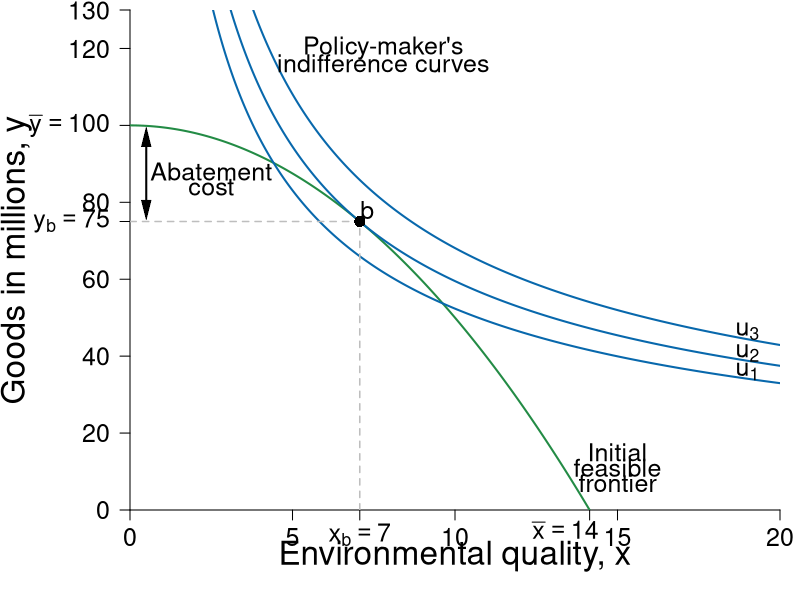

Source code (R):
#Graph Designer: Simon Halliday & Riley Boeth '17 & Madeleine Wettach '20
#Authors: Bowles, Foley and Halliday
#Title: Microeconomics: Competition, Conflict and Coordination

library(shape)
pdf(file = "constrained_optimization/indiff_feasible_environ_initial.pdf", width = 8, height = 8)
#pdf(file = "constrained_optimization/step_by_step_graphs_3/indiff_feasible_environ_initial.pdf", width = 8, height = 8)

#Set parameters for graphics
pointsize <- 1.8
axislabelsize <- 2
labelsize <- 1.5
namesize <- 1.8
annotatesize <- 1.5
graphlinewidth <- 2
segmentlinewidth <- 1.5

COL <- c("#7fc97f", "#beaed4", "#fdc086", "#ffff99", "#386cb0", "#f0027f", "#bf5b17", "#666666")
COLA <- c("#e0f3db", "#99d8c9","#66c2a4","#41ae76", "#238b45", "#005824")
COLB <- c("#4eb3d3", "#2b8cbe", "#0868ac","#084081")

#Edited the margins to cater for the larger LHS labels
par(mar =  c(4.5, 6.5, 0.5, 1))

#Feasibility frontier equation and new feasbility frontier equation with R&D

ppf <- function(x, y) {
  100-((x^2)/2)
}

ppf_rd <- function(x, y) {
  100-((x^2)/3)
}

#change alpha to .4

uFn <- function(x, y, alpha = 0.4){
  (x^alpha)*(y^(1-alpha))
}

#Add limits on axes and levels of utility for each indifference curve

ylims <- c(0, 130)
xlims <- c(0, 20)

npts <- 501 
x <- seq(xlims[1], xlims[2], length.out = npts)
y <- seq(ylims[1], ylims[2], length.out = npts) 

a <- c(27, 29.16, 31.616) #alpha = 0.4

plot(0, 0, xlim = xlims, ylim = ylims, type = "n",
     xlab = expression(paste("")),
     ylab = expression(paste("")), 
     xaxt = "n", 
     yaxt = "n", 
     cex.lab = axislabelsize, 
     bty = "n", 
     xaxs="i", 
     yaxs="i"
)

#x and y limits and ticks 

# ticksx <- seq(from = 0, to = xlims[2], by = 1)
# xlabels <- seq(from = 0, to = xlims[2], by = 1)
# ticksy <- seq(from = 0, to = ylims[2], by = 10)
# ylabels <- seq(from = 0, to = ylims[2], by = 10)

ticksx <- c(xlims[1], 5, 7.07, 10, 14.14214,15, xlims[2])
xlabels <- c(0, 5, expression(paste(x[b] == 7)),10, NA, 15, 20)
ticksy <- c(ylims[1], 20, 40, 60, ppf(x = 7.07), 80, 100, 120, ylims[2])
ylabels <- c(0, 20, 40, 60, expression(paste(y[b])  == 75), 80, expression(paste(bar(y) == 100)),120,130)
 
axis(1, at = ticksx, pos = 0, labels = xlabels, cex.axis = labelsize)
axis(2, at = ticksy, pos = 0, labels = ylabels, las = 1, cex.axis = labelsize)

text(13.4, -5, expression(paste(bar(x) == 14)), cex = labelsize, xpd = TRUE)

npts <- 500 
xx1 <- seq(xlims[1], xlims[2], length.out = npts)
xx2 <- seq(0, xlims[2], length.out = npts)
xx3 <- seq(xlims[1], 0, length.out = npts)
xx4 <- seq(-11, 0, length.out = npts)

Arrows(0.5, 78, 0.5, 97, col = "black", lty = 1, lwd = 2, code = 3, arr.type = "triangle", arr.lwd = 0.5)
text(2.5, 88, expression("Abatement"), cex = labelsize)
text(2.5, 84, expression("cost"), cex = labelsize)

#Draw the feasibility frontiers
lines(xx1, ppf(xx1, y), col = COLA[5], lwd = graphlinewidth)
#lines(xx1, ppf_rd(xx1, y), col = COLA[5], lwd = graphlinewidth)

#Label the feasibility frontier frontier
text(15, 15, expression("Initial"), cex = labelsize)
text(15, 11, expression("feasible"), cex = labelsize)
text(15, 7, expression("frontier"), cex = labelsize)


#Label the feasibility frontier with R&D frontier
#text(18.2, 15, expression("Feasible"), cex = labelsize)
#text(18.2, 11, expression("Frontier"), cex = labelsize)
#text(18.2, 7, expression("With R&D"), cex = labelsize)
#Arrows(14.2, 3, 16.6, 3, col = "black", lty = 1, lwd = 2, arr.type = "triangle", arr.lwd = 0.5)

contour(x, y, 
        outer(x, y, uFn),
        drawlabels = FALSE,
        col = COLB[3],
        lwd = graphlinewidth,
        levels = a, 
        xaxs="i", 
        yaxs="i", 
        add = TRUE)

#Axis labels
#mtext(expression(paste("Environmental quality, ", x)), side = 1, line = 2.5, cex = axislabelsize)
text(0.5*xlims[2], -12, expression(paste("Environmental quality, ", x)), xpd = TRUE, cex = axislabelsize) 
text(-3.5, 0.5*ylims[2], expression(paste("Goods in millions, ", y)), xpd = TRUE, cex = axislabelsize, srt = 90) 

#Label the indifference curves generally
text(7.8, 120, expression("Policy-maker's"), cex = labelsize)
text(7.8, 116, expression("indifference curves"), cex = labelsize)

#Label the indifference curves and place labels properly
text(19, 36, expression(u[1]), cex = labelsize)
text(19, 40.8, expression(u[2]), cex = labelsize)
text(19, 46.5, expression(u[3]), cex = labelsize)

#Annotate max u point on feasibility with r&D frontier
#text(9.1, ppf_rd(8.66) + 3, expression(paste(h)), cex = labelsize)
#segments(8.66, 0, 8.66, ppf_rd(x = 8.66), lty = 2, col = "gray", lwd = segmentlinewidth)
#segments(0, ppf_rd(x = 8.66), 8.66, ppf_rd(x = 8.66), lty = 2, col = "gray", lwd = segmentlinewidth)
#points(8.66, ppf_rd(x = 8.66), pch = 16, col = "black", cex = 1.5)

#Annotate max u point on feasibility frontier
text(7.3, ppf(7.07) + 3, expression(paste(b)), cex = labelsize)
segments(7.07, 0, 7.07, ppf(x = 7.07), lty = 2, col = "gray", lwd = segmentlinewidth)
segments(0, ppf(x = 7.07), 7.07, ppf(x = 7.07), lty = 2, col = "gray", lwd = segmentlinewidth)
points(7.07, ppf(x = 7.07), pch = 16, col = "black", cex = 1.5)

#Added arrow for abatement costs and labeled the arrow as such
# arrows(.2, 75, .2, 100, length = 0.1, angle = 30, code = 3, col = par("fg"), lty = par("lty"),   lwd = par("lwd"))
# text(1.71, 88, expression(paste("Abatement")), cex = labelsize)
# text(1.05, 84, expression(paste("Costs")), cex = labelsize)


dev.off()
